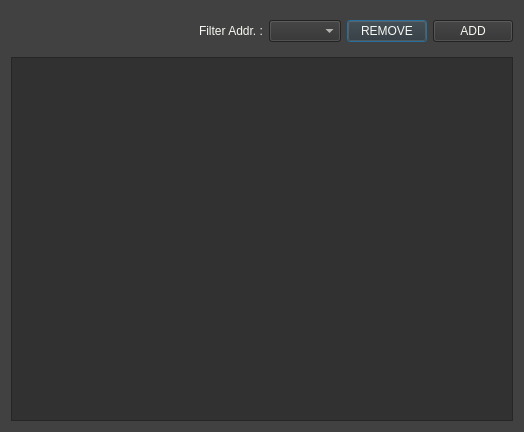
<?xml version="1.0" encoding="UTF-8"?>
<ui version="4.0">
 <class>WriteCoilWin</class>
 <widget class="QDialog" name="WriteCoilWin">
  <property name="geometry">
   <rect>
    <x>0</x>
    <y>0</y>
    <width>524</width>
    <height>432</height>
   </rect>
  </property>
  <property name="windowTitle">
   <string>Write Coil Database</string>
  </property>
  <property name="styleSheet">
   <string notr="true">QDialog{
  background-color: #414141;
	color: rgb(238, 238, 236);
}</string>
  </property>
  <layout class="QGridLayout" name="gridLayout">
   <item row="0" column="0">
    <layout class="QVBoxLayout" name="verticalLayout" stretch="1,1,1,40">
     <item>
      <spacer name="verticalSpacer_2">
       <property name="orientation">
        <enum>Qt::Vertical</enum>
       </property>
       <property name="sizeHint" stdset="0">
        <size>
         <width>20</width>
         <height>40</height>
        </size>
       </property>
      </spacer>
     </item>
     <item>
      <layout class="QHBoxLayout" name="horizontalLayout">
       <item>
        <spacer name="horizontalSpacer">
         <property name="orientation">
          <enum>Qt::Horizontal</enum>
         </property>
         <property name="sizeHint" stdset="0">
          <size>
           <width>40</width>
           <height>20</height>
          </size>
         </property>
        </spacer>
       </item>
       <item>
        <widget class="QLabel" name="label">
         <property name="styleSheet">
          <string notr="true">color: #f8f8f2;</string>
         </property>
         <property name="text">
          <string>Filter Addr. :</string>
         </property>
        </widget>
       </item>
       <item>
        <widget class="QComboBox" name="comboBox">
         <property name="styleSheet">
          <string notr="true">background-color: #313131;
color: #f8f8f2;</string>
         </property>
        </widget>
       </item>
       <item>
        <widget class="QPushButton" name="pushButton_2">
         <property name="styleSheet">
          <string notr="true">background-color: #313131;
color: #f8f8f2;</string>
         </property>
         <property name="text">
          <string>REMOVE</string>
         </property>
         <property name="icon">
          <iconset resource="sources.qrc">
           <normaloff>:/imgs/arrow-up_23783.png</normaloff>:/imgs/arrow-up_23783.png</iconset>
         </property>
        </widget>
       </item>
       <item>
        <widget class="QPushButton" name="pushButton">
         <property name="styleSheet">
          <string notr="true">background-color: #313131;
color: #f8f8f2;</string>
         </property>
         <property name="text">
          <string>ADD</string>
         </property>
         <property name="icon">
          <iconset resource="sources.qrc">
           <normaloff>:/imgs/arrow-down_23784.png</normaloff>:/imgs/arrow-down_23784.png</iconset>
         </property>
        </widget>
       </item>
      </layout>
     </item>
     <item>
      <spacer name="verticalSpacer">
       <property name="orientation">
        <enum>Qt::Vertical</enum>
       </property>
       <property name="sizeHint" stdset="0">
        <size>
         <width>20</width>
         <height>40</height>
        </size>
       </property>
      </spacer>
     </item>
     <item>
      <widget class="QTableView" name="tableView">
       <property name="styleSheet">
        <string notr="true">background-color: #313131;
color: #f8f8f2;</string>
       </property>
       <property name="horizontalScrollBarPolicy">
        <enum>Qt::ScrollBarAsNeeded</enum>
       </property>
       <attribute name="horizontalHeaderMinimumSectionSize">
        <number>110</number>
       </attribute>
       <attribute name="horizontalHeaderShowSortIndicator" stdset="0">
        <bool>true</bool>
       </attribute>
       <attribute name="horizontalHeaderStretchLastSection">
        <bool>false</bool>
       </attribute>
       <attribute name="verticalHeaderVisible">
        <bool>false</bool>
       </attribute>
      </widget>
     </item>
    </layout>
   </item>
  </layout>
 </widget>
 <resources>
  <include location="sources.qrc"/>
 </resources>
 <connections/>
</ui>
